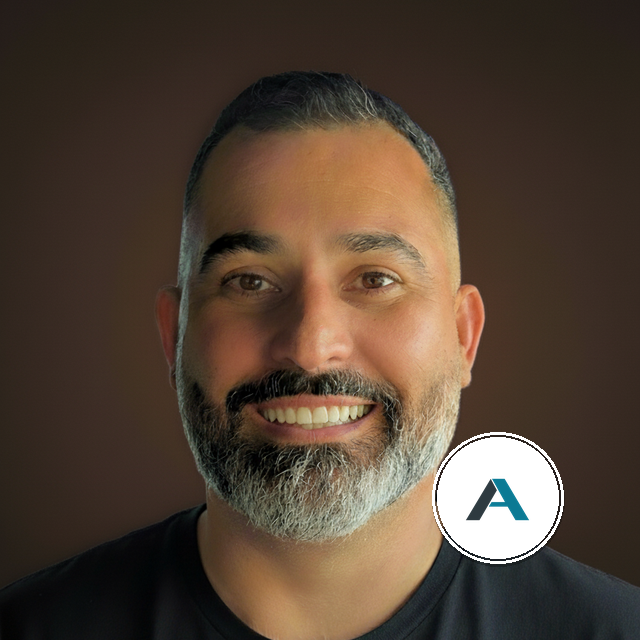
#> input picture whatsapp-kit/equipe/daniel-perfil-640.png, 640 x 640 px
$ python make_profile.py daniel-perfil-640.png daniel-perfil-previa-circulo.png 1.0
#> lines starting #> are read from the running program, lines starting #| are printed output that depends on the picture; after the words box and inside, x2 and y2 are one past the last pixel; in counts of white or black regions, pixels touching at a corner belong together; pictures that were not available may be replaced by others from this repository, and a replacement may not be noted
"""Foto de perfil padrão da equipe Alfa Inox: rosto em 640x640 + selo do "A" no canto.
Uso: python3 make_profile.py FOTO.jpg SAIDA.png [centro_y_do_rosto 0-1]
O selo fica dentro do círculo que o WhatsApp recorta."""
import sys
from pathlib import Path
from PIL import Image, ImageDraw

ROOT = Path(__file__).resolve().parents[2]
src, out = sys.argv[1], sys.argv[2]
face_y = float(sys.argv[3]) if len(sys.argv) > 3 else 0.47

im = Image.open(src).convert("RGB")
#> im is the input picture: PIL image 640x640 RGB; mean R, G, B 82.4, 66.1, 52.7
w, h = im.size
#> w = 640; h = 640
side = min(w, h)
#> side = 640
top = int(min(max(face_y * h - side / 2, 0), h - side))
#> top = 0
left = (w - side) // 2
#> left = 0
im = im.crop((left, top, left + side, top + side)).resize((640, 640), Image.LANCZOS)

# Selo: círculo branco com o "A" da marca, dentro do recorte redondo do WhatsApp.
S, cx, cy = 132, 498, 498
badge = Image.new("RGBA", (S, S), (0, 0, 0, 0))
#> badge: PIL image 132x132 RGBA; every value is 0
d = ImageDraw.Draw(badge)
d.ellipse((0, 0, S - 1, S - 1), fill=(255, 255, 255, 255))
d.ellipse((3, 3, S - 4, S - 4), outline=(15, 23, 42, 40), width=2)
mark = Image.open(ROOT / "public/brand/mark-512.png").convert("RGBA")
m = int(S * 0.62)
mark.thumbnail((m, m), Image.LANCZOS)
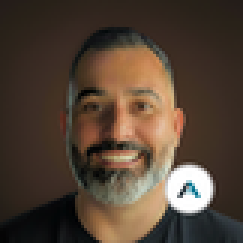
#> mark: PIL image 81x81 RGBA (shown 3 times larger); mean R, G, B, A 82.3, 66, 52.7, 255
badge.alpha_composite(mark, ((S - mark.width) // 2, (S - mark.height) // 2 + 2))
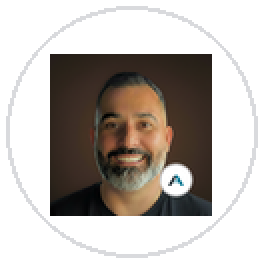
#> badge: PIL image 132x132 RGBA (shown 2 times larger); mean R, G, B, A 124.6, 118.8, 114.6, 190.7; transparent parts drawn white
shadow = Image.new("RGBA", (S + 16, S + 16), (0, 0, 0, 0))
#> shadow: PIL image 148x148 RGBA; every value is 0
ImageDraw.Draw(shadow).ellipse((8, 10, S + 8, S + 10), fill=(0, 0, 0, 70))
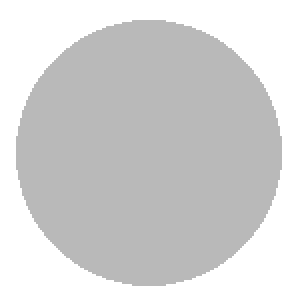
#> shadow: PIL image 148x148 RGBA (shown 2 times larger); mean R, G, B, A 0, 0, 0, 44.3; transparent parts drawn white
im = im.convert("RGBA")
im.alpha_composite(shadow, (cx - S // 2 - 8, cy - S // 2 - 8))
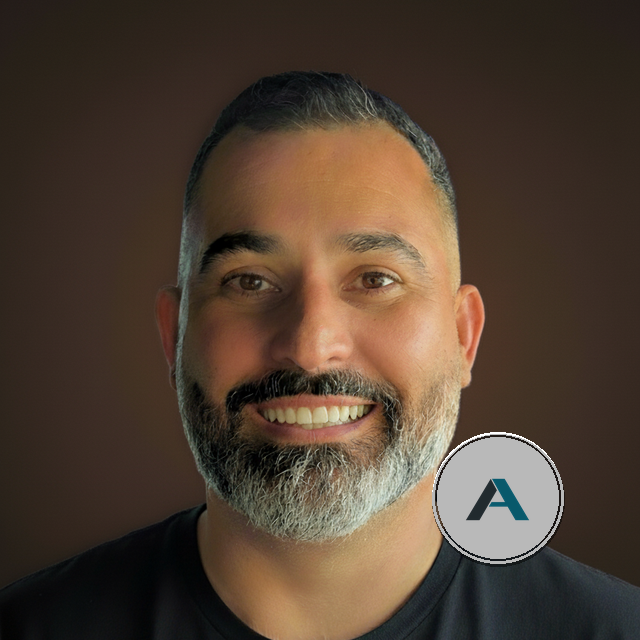
#> im: PIL image 640x640 RGBA; mean R, G, B, A 80.3, 64, 50.7, 255
im.alpha_composite(badge, (cx - S // 2, cy - S // 2))
im.convert("RGB").save(out, quality=95)
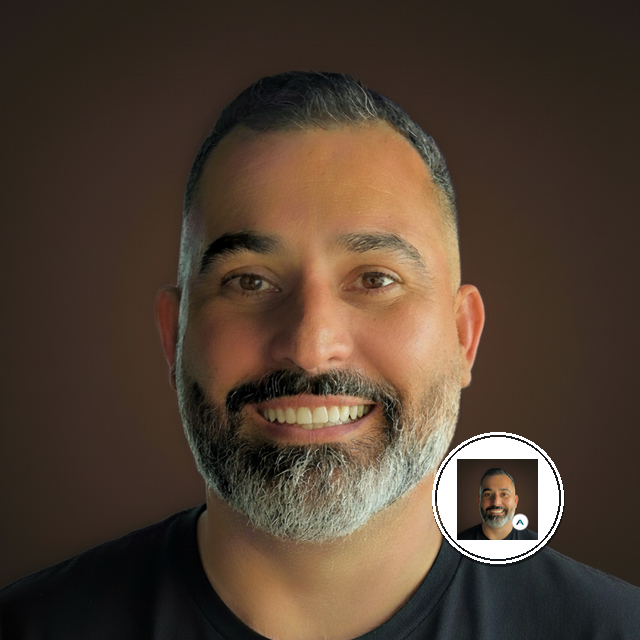
#> saved as daniel-perfil-previa-circulo.png: PIL image 640x640 RGB; mean R, G, B 80.2, 63.4, 49.9

# Prévia do recorte redondo, como aparece no WhatsApp.
prev = Image.new("RGBA", (640, 640), (245, 245, 245, 255))
mask = Image.new("L", (640, 640), 0)
#> mask: PIL image 640x640 L; every value is 0
ImageDraw.Draw(mask).ellipse((0, 0, 639, 639), fill=255)
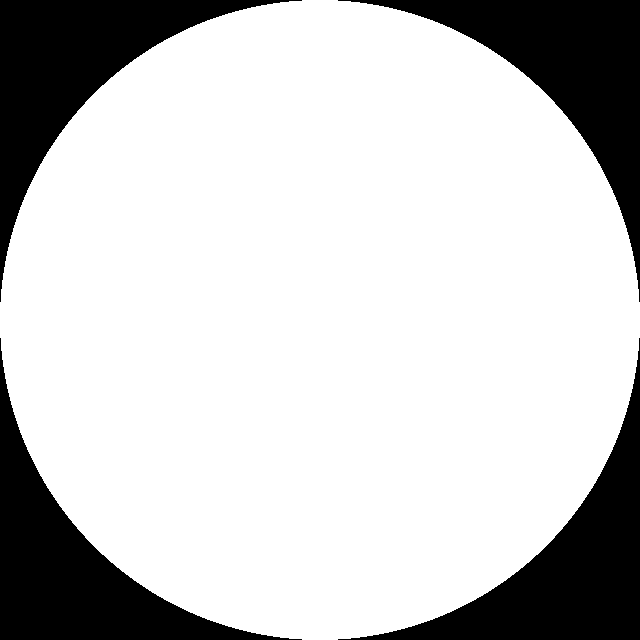
#> mask: PIL image 640x640 L; 78.5% white; 4 black regions, box (x1, y1, x2, y2) and area: (0, 0, 302, 302) 22010, (338, 0, 640, 302) 22010, (0, 338, 302, 640) 22010, (338, 338, 640, 640) 22010
prev.paste(im, (0, 0), mask)
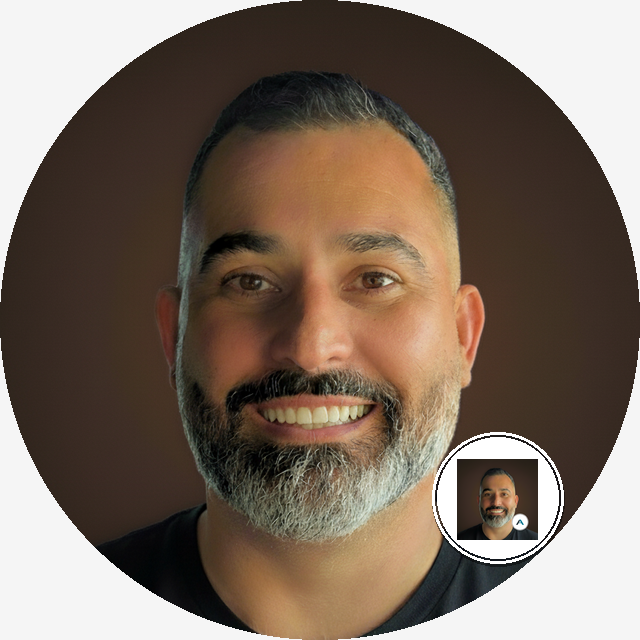
#> prev: PIL image 640x640 RGBA; mean R, G, B, A 124.7, 109, 96.5, 255
prev.convert("RGB").save(str(Path(out).with_suffix("")) + "-previa-circulo.png")
print("ok", out)

$ run again, on whatsapp-kit/equipe/daniel-perfil-previa-circulo.png
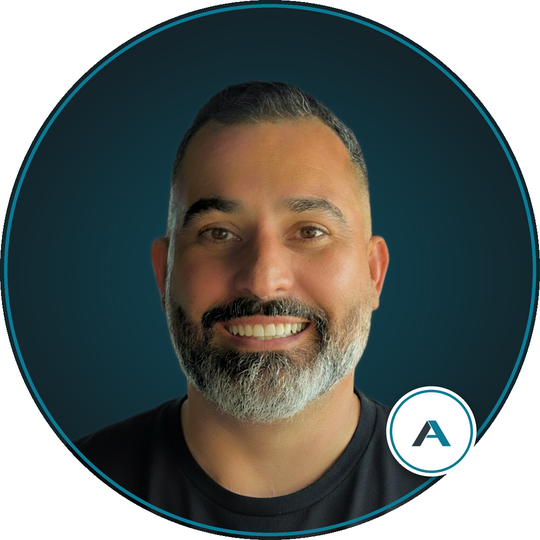
#> input picture whatsapp-kit/equipe/daniel-perfil-previa-circulo.png, 540 x 540 px
#> im is the input picture: PIL image 540x540 RGB; mean R, G, B 101.3, 108, 105.5
#> `badge.alpha_composite(mark, ((S - mark.width) // 2, (S - mark.height) ..`:
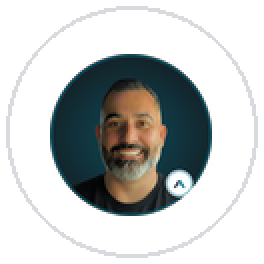
#> badge: PIL image 132x132 RGBA (shown 2 times larger); mean R, G, B, A 131.6, 134.5, 134.4, 190.7; transparent parts drawn white
#> `im.alpha_composite(badge, (cx - S // 2, cy - S // 2))`:
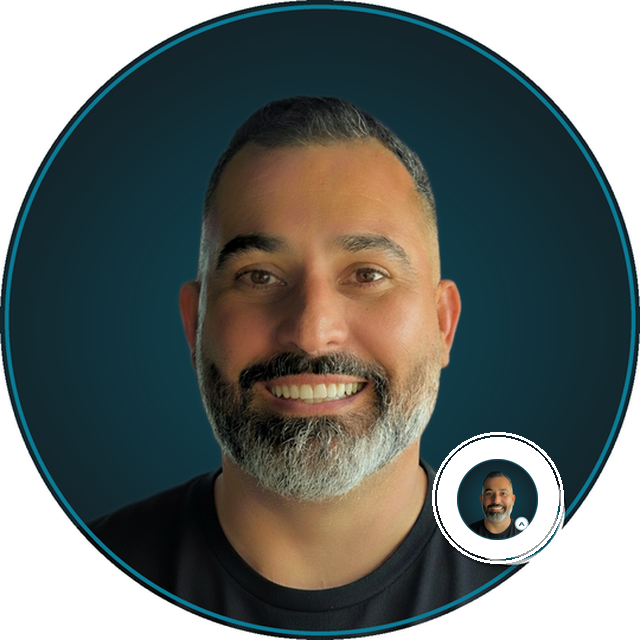
#> im: PIL image 640x640 RGBA; mean R, G, B, A 102.1, 108.3, 105.7, 255

$ run again, on whatsapp-kit/equipe/daniel-perfil.png
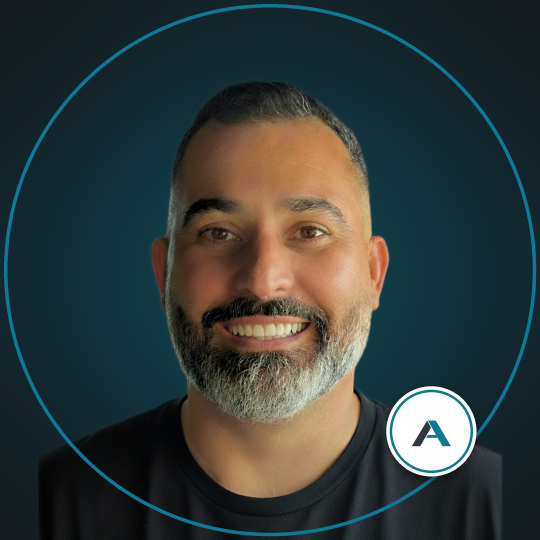
#> input picture whatsapp-kit/equipe/daniel-perfil.png, 1080 x 1080 px (shown at 1/2 size)
#> im is the input picture: PIL image 1080x1080 RGB; mean R, G, B 51.1, 59.9, 58.4
#> `badge.alpha_composite(mark, ((S - mark.width) // 2, (S - mark.height) ..`:
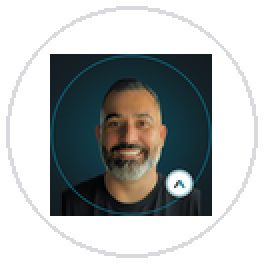
#> badge: PIL image 132x132 RGBA (shown 2 times larger); mean R, G, B, A 112.8, 116.5, 116.8, 190.7; transparent parts drawn white
#> `prev.paste(im, (0, 0), mask)`:
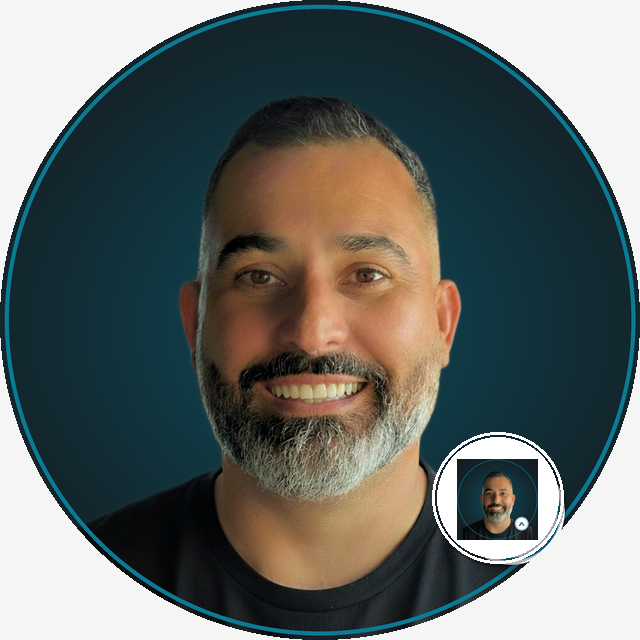
#> prev: PIL image 640x640 RGBA; mean R, G, B, A 99.3, 105.5, 102.9, 255
